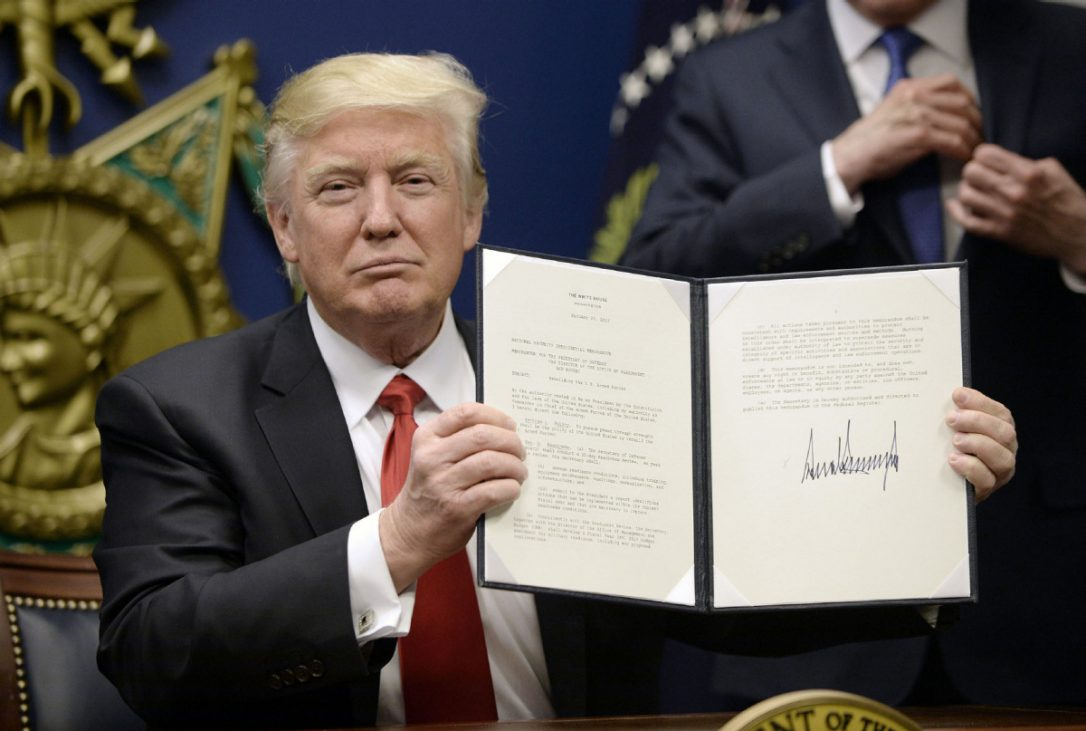
#> input picture images/Trump.jpg, 1086 x 731 px, found by its file name
$ python signatureExtractor.py   (older library calls are emulated)
#> lines starting #> are read from the running program, lines starting #| are printed output that depends on the picture; after the words box and inside, x2 and y2 are one past the last pixel; in counts of white or black regions, pixels touching at a corner belong together
import numpy as np
import cv2
from matplotlib import pyplot as plt
from matplotlib import image as image
import easygui
class Rect:
    def __init__(self, x = 0, y = 0, w = 0, h = 0):
        self.x = x
        self.y = y
        self.w = w
        self.h = h
        self.area = 0
    def setArea(self, area):
        self.area = area
    def getArea(self):
        return self.area
    # [19 lines left out: functions set, addPadding, not called in this run]
# TODO Use easygui to open images

signature = cv2.imread('C:\Python\Python37\images\Trump.jpg')
#> signature is the input picture: shape (731, 1086, 3); mean B, G, R 84.5, 91.2, 98
# signature = cv2.medianBlur(signature, 3)
# signature = cv2.GaussianBlur(signature, (3, 3), 0)
# TODO Throw error if it's not a valid image
def getPageFromImage(img):
    imgSize = np.shape(img)
#> imgSize = (731, 1086, 3)
    gImg = cv2.cvtColor(img, cv2.COLOR_BGR2GRAY)
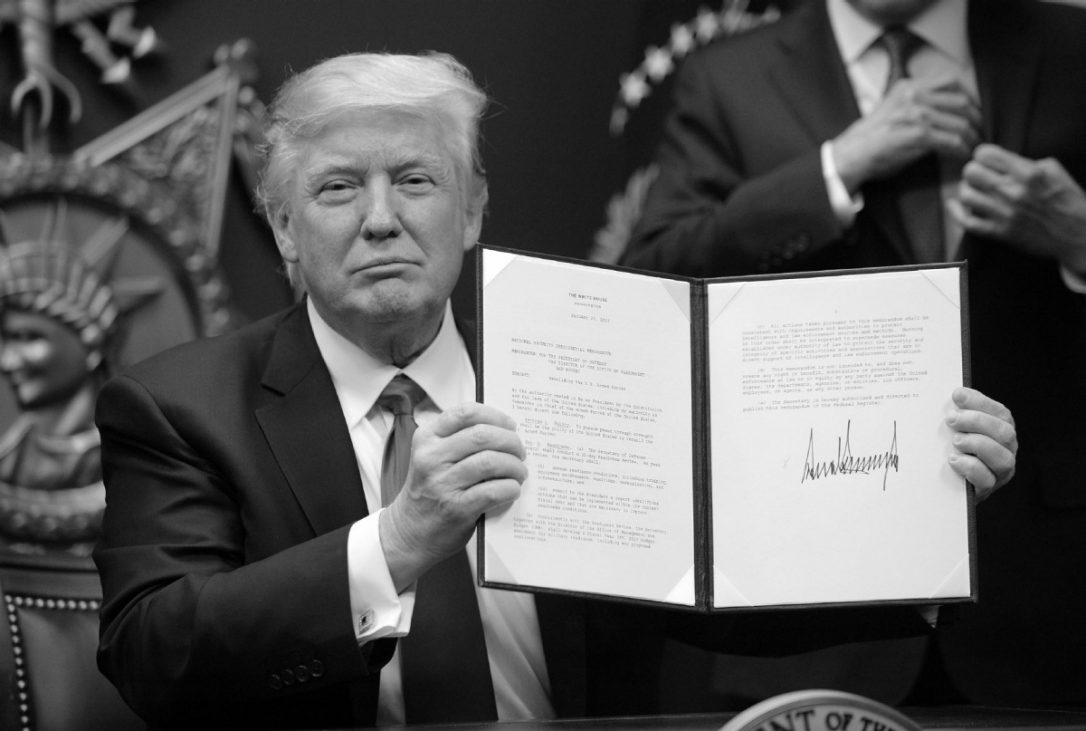
#> gImg: shape (731, 1086); min 0, max 255, mean 92.4
    # bImg = cv2.medianBlur(src = gImg, ksize = 11)
    bImg = gImg.copy()
    threshold, _ = cv2.threshold(src = bImg, thresh = 0, maxval = 255, type = cv2.THRESH_BINARY | cv2.THRESH_OTSU)
#> threshold = 120
    cannyImg = cv2.Canny(image = bImg, threshold1 = 0.5 * threshold, threshold2 = threshold)
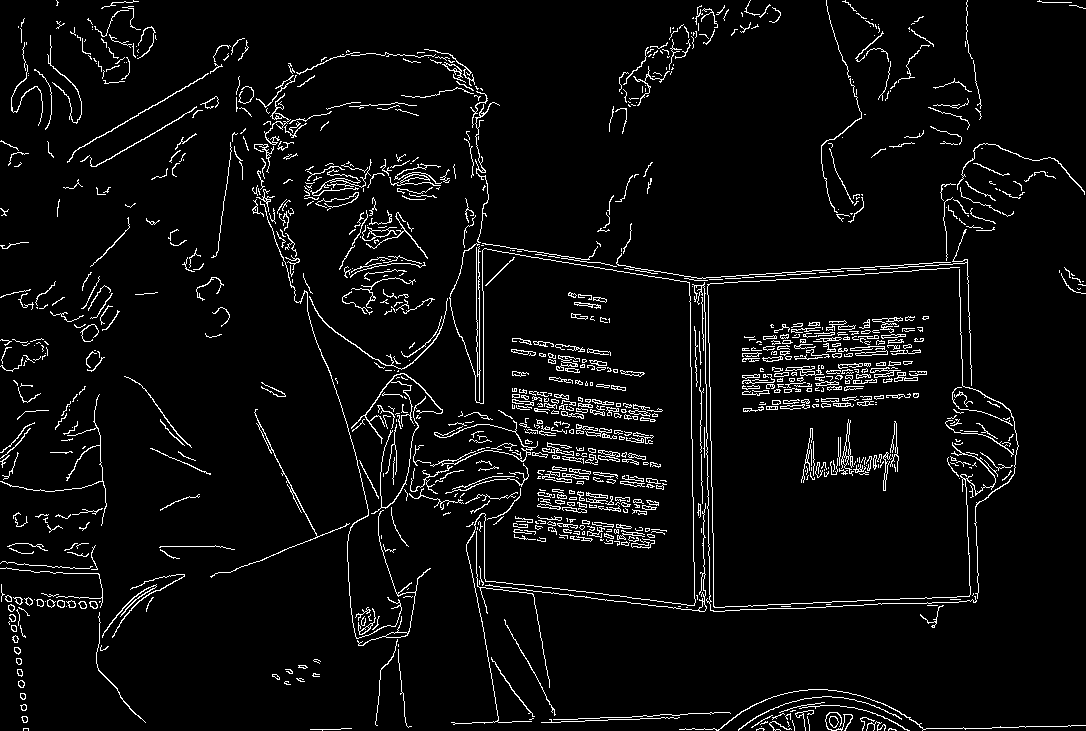
#> cannyImg: shape (731, 1086); 4.9% white in thin lines or dots
    _, contours, _ = cv2.findContours(image = cannyImg.copy(), mode = cv2.RETR_TREE, method = cv2.CHAIN_APPROX_SIMPLE)
#> contours = 1435 contours, 1180 with area under 20; largest, box (x1, y1, x2, y2) and area: (841, 419, 854, 476) 184, (210, 409, 350, 578) 148, (357, 510, 431, 646) 124, (351, 373, 443, 444) 118, (389, 163, 442, 186) 118
    # There is no page in the image
    if len(contours) == 0:
        print ('No Page Found')
        return img
    maxRect = Rect(0, 0, 0, 0)
    coordinates = []
    for contour in contours:
        # Detect edges
        # Reference - http://docs.opencv.org/3.1.0/dd/d49/tutorial_py_contour_features.html
        epsilon = cv2.arcLength(contour, True)
        corners = cv2.approxPolyDP(contour, 0.1 * epsilon, True)
        x, y, w, h = cv2.boundingRect(points = contour)
        currentArea = w * h
        # currentArea = cv2.contourArea(contour)
        # check if length of approx is 4
        if len(corners) == 4 and currentArea > maxRect.getArea():
            maxRect.set(x, y, w, h)
            print (cv2.isContourConvex(contour))
#> this loop made 1 pass
#> (epsilon, corners) on pass 1: (19.9, [[888, 729], [896, 730]])
            # maxRect.setArea(currentArea)
    contoursInPage = 0
    for contour in contours:
        x, y, _, _ = cv2.boundingRect(points = contour)
        if (x > maxRect.x and x < maxRect.x + maxRect.w) and (y > maxRect.y and y < maxRect.y + maxRect.h):
                contoursInPage += 1
    maxContours = 5
    if contoursInPage <= maxContours:
        print ('No Page Found')
        return img
    return img[maxRect.y : maxRect.y + maxRect.h, maxRect.x : maxRect.x + maxRect.w]
# [66 lines left out: functions getSignatureFromPage, getSignature, not called in this run]
# Camera capture
# camera = cv2.VideoCapture(0)
# (grabbed, signature) = camera.read()
# cv2.imshow('Picture', signature)
# cv2.waitKey(0)
#> (the run stopped early here; a loop or call above may not have finished)

$ run again, with images/arkaplan.jpg copied over images/Trump.jpg
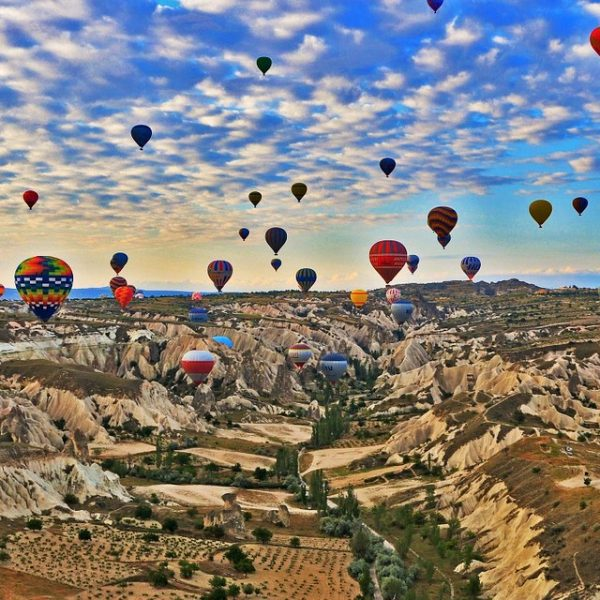
#> input picture images/arkaplan.jpg, 600 x 600 px, found by its file name
#> signature is the input picture: shape (600, 600, 3); mean B, G, R 126.8, 129.6, 131.7
#> in getPageFromImage, `gImg = cv2.cvtColor(img, cv2.COLOR_BGR2GRAY)`:
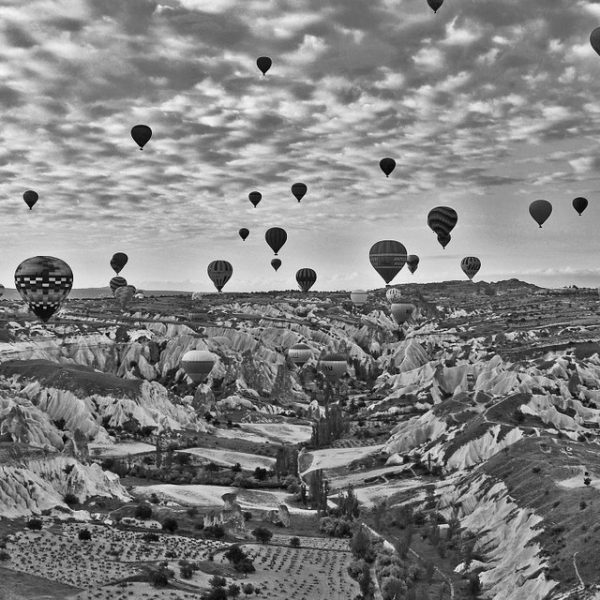
#> gImg: shape (600, 600); min 0, max 253, mean 129.9
#> threshold = 127
#> in getPageFromImage, `cannyImg = cv2.Canny(image = bImg, threshold1 = 0.5 * threshold, thres..`:
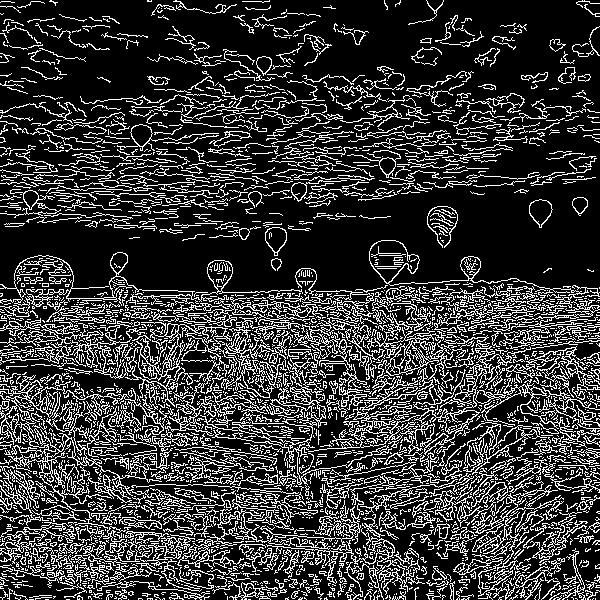
#> cannyImg: shape (600, 600); 21.8% white in thin lines or dots
#> contours = 3792 contours, 3356 with area under 20; largest, box (x1, y1, x2, y2) and area: (0, 252, 323, 398) 4324, (308, 334, 531, 490) 3691, (14, 255, 74, 306) 1867, (369, 240, 600, 311) 1734, (367, 327, 474, 392) 1428
#> the loop in getPageFromImage, `for contour in contours:` made 1 pass
#> (epsilon, corners) on pass 1: (0, [[590, 599]])
